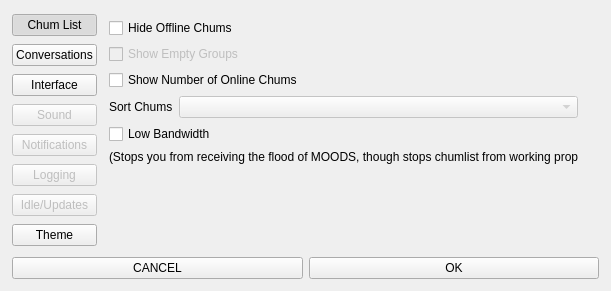
<?xml version="1.0" encoding="UTF-8"?>
<ui version="4.0">
 <class>Options</class>
 <widget class="QWidget" name="Options">
  <property name="geometry">
   <rect>
    <x>0</x>
    <y>0</y>
    <width>611</width>
    <height>291</height>
   </rect>
  </property>
  <property name="windowTitle">
   <string>Form</string>
  </property>
  <widget class="QWidget" name="verticalLayoutWidget_3">
   <property name="geometry">
    <rect>
     <x>0</x>
     <y>0</y>
     <width>611</width>
     <height>291</height>
    </rect>
   </property>
   <layout class="QVBoxLayout" name="verticalLayout_3">
    <property name="margin">
     <number>12</number>
    </property>
    <item>
     <layout class="QHBoxLayout" name="horizontalLayout">
      <item>
       <layout class="QVBoxLayout" name="verticalLayout_2">
        <item>
         <widget class="QPushButton" name="optionsButton1">
          <property name="text">
           <string>Chum List</string>
          </property>
          <property name="checkable">
           <bool>true</bool>
          </property>
          <property name="checked">
           <bool>true</bool>
          </property>
         </widget>
        </item>
        <item>
         <widget class="QPushButton" name="optionsButton2">
          <property name="text">
           <string>Conversations</string>
          </property>
          <property name="checkable">
           <bool>true</bool>
          </property>
         </widget>
        </item>
        <item>
         <widget class="QPushButton" name="optionsButton3">
          <property name="text">
           <string>Interface</string>
          </property>
          <property name="checkable">
           <bool>true</bool>
          </property>
         </widget>
        </item>
        <item>
         <widget class="QPushButton" name="optionsButton4">
          <property name="enabled">
           <bool>false</bool>
          </property>
          <property name="text">
           <string>Sound</string>
          </property>
          <property name="checkable">
           <bool>true</bool>
          </property>
         </widget>
        </item>
        <item>
         <widget class="QPushButton" name="optionsButton5">
          <property name="enabled">
           <bool>false</bool>
          </property>
          <property name="text">
           <string>Notifications</string>
          </property>
          <property name="checkable">
           <bool>true</bool>
          </property>
         </widget>
        </item>
        <item>
         <widget class="QPushButton" name="optionsButton6">
          <property name="enabled">
           <bool>false</bool>
          </property>
          <property name="text">
           <string>Logging</string>
          </property>
          <property name="checkable">
           <bool>true</bool>
          </property>
         </widget>
        </item>
        <item>
         <widget class="QPushButton" name="optionsButton7">
          <property name="enabled">
           <bool>false</bool>
          </property>
          <property name="text">
           <string>Idle/Updates</string>
          </property>
          <property name="checkable">
           <bool>true</bool>
          </property>
         </widget>
        </item>
        <item>
         <widget class="QPushButton" name="optionsButton8">
          <property name="text">
           <string>Theme</string>
          </property>
          <property name="checkable">
           <bool>true</bool>
          </property>
         </widget>
        </item>
       </layout>
      </item>
      <item>
       <layout class="QVBoxLayout" name="verticalLayout">
        <item>
         <widget class="QStackedWidget" name="stackedWidget">
          <property name="currentIndex">
           <number>0</number>
          </property>
          <widget class="QWidget" name="optionsTab1">
           <widget class="QWidget" name="verticalLayoutWidget_4">
            <property name="geometry">
             <rect>
              <x>0</x>
              <y>0</y>
              <width>481</width>
              <height>231</height>
             </rect>
            </property>
            <layout class="QVBoxLayout" name="verticalLayout_4">
             <property name="margin">
              <number>6</number>
             </property>
             <item>
              <widget class="QCheckBox" name="hideOfflineRadio">
               <property name="enabled">
                <bool>true</bool>
               </property>
               <property name="text">
                <string>Hide Offline Chums</string>
               </property>
              </widget>
             </item>
             <item>
              <widget class="QCheckBox" name="showEmptyRadio">
               <property name="enabled">
                <bool>false</bool>
               </property>
               <property name="text">
                <string>Show Empty Groups</string>
               </property>
              </widget>
             </item>
             <item>
              <widget class="QCheckBox" name="showNumberRadio">
               <property name="enabled">
                <bool>true</bool>
               </property>
               <property name="text">
                <string>Show Number of Online Chums</string>
               </property>
              </widget>
             </item>
             <item>
              <layout class="QFormLayout" name="formLayout">
               <property name="rightMargin">
                <number>0</number>
               </property>
               <item row="0" column="0">
                <widget class="QLabel" name="sortChumsLabel">
                 <property name="text">
                  <string>Sort Chums</string>
                 </property>
                </widget>
               </item>
               <item row="0" column="1">
                <widget class="QComboBox" name="sortChumsCombo">
                 <property name="enabled">
                  <bool>false</bool>
                 </property>
                </widget>
               </item>
              </layout>
             </item>
             <item>
              <widget class="QCheckBox" name="lowBandwidthRadio">
               <property name="enabled">
                <bool>true</bool>
               </property>
               <property name="text">
                <string>Low Bandwidth</string>
               </property>
              </widget>
             </item>
             <item>
              <widget class="QLabel" name="label_2">
               <property name="text">
                <string>(Stops you from receiving the flood of MOODS, though stops chumlist from working properly</string>
               </property>
              </widget>
             </item>
             <item>
              <spacer name="verticalSpacer">
               <property name="orientation">
                <enum>Qt::Vertical</enum>
               </property>
               <property name="sizeHint" stdset="0">
                <size>
                 <width>20</width>
                 <height>40</height>
                </size>
               </property>
              </spacer>
             </item>
            </layout>
           </widget>
          </widget>
          <widget class="QWidget" name="optionsTab2">
           <widget class="QWidget" name="verticalLayoutWidget_5">
            <property name="geometry">
             <rect>
              <x>0</x>
              <y>0</y>
              <width>481</width>
              <height>241</height>
             </rect>
            </property>
            <layout class="QVBoxLayout" name="verticalLayout_5">
             <property name="margin">
              <number>6</number>
             </property>
             <item>
              <widget class="QCheckBox" name="timeStampsRadio">
               <property name="text">
                <string>Time Stamps</string>
               </property>
              </widget>
             </item>
             <item>
              <widget class="QComboBox" name="clockTypeComboBox"/>
             </item>
             <item>
              <widget class="QCheckBox" name="showSecondsRadio">
               <property name="text">
                <string>Show Seconds</string>
               </property>
              </widget>
             </item>
             <item>
              <widget class="QCheckBox" name="opVoiceMemoRadio">
               <property name="enabled">
                <bool>false</bool>
               </property>
               <property name="text">
                <string>Show OP and Voice Messages in Memos</string>
               </property>
              </widget>
             </item>
             <item>
              <widget class="QCheckBox" name="animatedSmiliesRadio">
               <property name="enabled">
                <bool>false</bool>
               </property>
               <property name="text">
                <string>Use animated smilies</string>
               </property>
              </widget>
             </item>
             <item>
              <widget class="QLabel" name="label_3">
               <property name="text">
                <string>(Disable if you leave chats open for LOOOONG periods of time)</string>
               </property>
              </widget>
             </item>
             <item>
              <widget class="QCheckBox" name="randomEncountersRadio">
               <property name="enabled">
                <bool>false</bool>
               </property>
               <property name="text">
                <string>Receive Random Encounters</string>
               </property>
              </widget>
             </item>
             <item>
              <spacer name="verticalSpacer_2">
               <property name="orientation">
                <enum>Qt::Vertical</enum>
               </property>
               <property name="sizeHint" stdset="0">
                <size>
                 <width>20</width>
                 <height>40</height>
                </size>
               </property>
              </spacer>
             </item>
            </layout>
           </widget>
          </widget>
          <widget class="QWidget" name="optionsTab3">
           <widget class="QWidget" name="verticalLayoutWidget">
            <property name="geometry">
             <rect>
              <x>0</x>
              <y>0</y>
              <width>481</width>
              <height>231</height>
             </rect>
            </property>
            <layout class="QVBoxLayout" name="verticalLayout_6">
             <property name="margin">
              <number>6</number>
             </property>
             <item>
              <widget class="QCheckBox" name="tabbedConvoBox">
               <property name="text">
                <string>Tabbed Conversations</string>
               </property>
              </widget>
             </item>
             <item>
              <widget class="QCheckBox" name="tabbedMemoBox">
               <property name="text">
                <string>Tabbed Memos</string>
               </property>
              </widget>
             </item>
             <item>
              <layout class="QGridLayout" name="gridLayout">
               <property name="rightMargin">
                <number>6</number>
               </property>
               <item row="1" column="0">
                <widget class="QLabel" name="label_5">
                 <property name="text">
                  <string>Close</string>
                 </property>
                </widget>
               </item>
               <item row="0" column="0">
                <widget class="QLabel" name="label_4">
                 <property name="text">
                  <string>Minimize</string>
                 </property>
                </widget>
               </item>
               <item row="0" column="1">
                <widget class="QComboBox" name="minimizeCombo">
                 <property name="enabled">
                  <bool>false</bool>
                 </property>
                </widget>
               </item>
               <item row="1" column="1">
                <widget class="QComboBox" name="closeCombo">
                 <property name="enabled">
                  <bool>true</bool>
                 </property>
                </widget>
               </item>
              </layout>
             </item>
             <item>
              <widget class="QCheckBox" name="blinkPesterBox">
               <property name="enabled">
                <bool>false</bool>
               </property>
               <property name="text">
                <string>Blink Taskbar on Pesters</string>
               </property>
              </widget>
             </item>
             <item>
              <widget class="QCheckBox" name="blinkMemoBox">
               <property name="enabled">
                <bool>false</bool>
               </property>
               <property name="text">
                <string>Blink Taskbar on Memos</string>
               </property>
              </widget>
             </item>
             <item>
              <spacer name="verticalSpacer_3">
               <property name="orientation">
                <enum>Qt::Vertical</enum>
               </property>
               <property name="sizeHint" stdset="0">
                <size>
                 <width>20</width>
                 <height>40</height>
                </size>
               </property>
              </spacer>
             </item>
            </layout>
           </widget>
          </widget>
          <widget class="QWidget" name="optionsTab4">
           <widget class="QWidget" name="verticalLayoutWidget_2">
            <property name="geometry">
             <rect>
              <x>0</x>
              <y>0</y>
              <width>481</width>
              <height>253</height>
             </rect>
            </property>
            <layout class="QVBoxLayout" name="verticalLayout_7">
             <property name="margin">
              <number>6</number>
             </property>
             <item>
              <layout class="QGridLayout" name="gridLayout_2">
               <item row="0" column="0">
                <widget class="QCheckBox" name="soundsOnBox">
                 <property name="text">
                  <string>Sounds On</string>
                 </property>
                </widget>
               </item>
               <item row="1" column="0">
                <layout class="QFormLayout" name="formLayout_2">
                 <property name="fieldGrowthPolicy">
                  <enum>QFormLayout::AllNonFixedFieldsGrow</enum>
                 </property>
                 <item row="1" column="0">
                  <spacer name="horizontalSpacer">
                   <property name="orientation">
                    <enum>Qt::Horizontal</enum>
                   </property>
                   <property name="sizeHint" stdset="0">
                    <size>
                     <width>40</width>
                     <height>20</height>
                    </size>
                   </property>
                  </spacer>
                 </item>
                 <item row="3" column="0">
                  <spacer name="horizontalSpacer_2">
                   <property name="orientation">
                    <enum>Qt::Horizontal</enum>
                   </property>
                   <property name="sizeHint" stdset="0">
                    <size>
                     <width>40</width>
                     <height>20</height>
                    </size>
                   </property>
                  </spacer>
                 </item>
                 <item row="1" column="1">
                  <widget class="QCheckBox" name="pesterSoundsBox">
                   <property name="text">
                    <string>Pester Sounds</string>
                   </property>
                  </widget>
                 </item>
                 <item row="2" column="1">
                  <widget class="QCheckBox" name="memoSoundsBox">
                   <property name="text">
                    <string>Memo Sounds</string>
                   </property>
                  </widget>
                 </item>
                 <item row="3" column="1">
                  <layout class="QFormLayout" name="formLayout_3">
                   <item row="0" column="0">
                    <spacer name="horizontalSpacer_3">
                     <property name="orientation">
                      <enum>Qt::Horizontal</enum>
                     </property>
                     <property name="sizeHint" stdset="0">
                      <size>
                       <width>40</width>
                       <height>20</height>
                      </size>
                     </property>
                    </spacer>
                   </item>
                   <item row="0" column="1">
                    <widget class="QCheckBox" name="memoPingBox">
                     <property name="text">
                      <string>Memo Ping</string>
                     </property>
                    </widget>
                   </item>
                   <item row="1" column="1">
                    <widget class="QCheckBox" name="memoMentionBox">
                     <property name="text">
                      <string>Memo Mention (initials)</string>
                     </property>
                    </widget>
                   </item>
                   <item row="1" column="0">
                    <spacer name="horizontalSpacer_5">
                     <property name="orientation">
                      <enum>Qt::Horizontal</enum>
                     </property>
                     <property name="sizeHint" stdset="0">
                      <size>
                       <width>40</width>
                       <height>20</height>
                      </size>
                     </property>
                    </spacer>
                   </item>
                  </layout>
                 </item>
                 <item row="4" column="1">
                  <widget class="QPushButton" name="pushButton_11">
                   <property name="text">
                    <string>Edit Mentions</string>
                   </property>
                  </widget>
                 </item>
                </layout>
               </item>
              </layout>
             </item>
             <item>
              <widget class="QLabel" name="label_6">
               <property name="text">
                <string>Master Volume:</string>
               </property>
              </widget>
             </item>
             <item>
              <widget class="QSlider" name="horizontalSlider">
               <property name="orientation">
                <enum>Qt::Horizontal</enum>
               </property>
              </widget>
             </item>
             <item>
              <spacer name="verticalSpacer_4">
               <property name="orientation">
                <enum>Qt::Vertical</enum>
               </property>
               <property name="sizeHint" stdset="0">
                <size>
                 <width>20</width>
                 <height>40</height>
                </size>
               </property>
              </spacer>
             </item>
            </layout>
           </widget>
          </widget>
          <widget class="QWidget" name="optionsTab5">
           <widget class="QWidget" name="verticalLayoutWidget_6">
            <property name="geometry">
             <rect>
              <x>0</x>
              <y>0</y>
              <width>501</width>
              <height>239</height>
             </rect>
            </property>
            <layout class="QVBoxLayout" name="verticalLayout_8">
             <property name="margin">
              <number>6</number>
             </property>
             <item>
              <layout class="QGridLayout" name="gridLayout_3">
               <item row="1" column="0">
                <layout class="QFormLayout" name="formLayout_5">
                 <property name="fieldGrowthPolicy">
                  <enum>QFormLayout::AllNonFixedFieldsGrow</enum>
                 </property>
                 <item row="0" column="0">
                  <spacer name="horizontalSpacer_6">
                   <property name="orientation">
                    <enum>Qt::Horizontal</enum>
                   </property>
                   <property name="sizeHint" stdset="0">
                    <size>
                     <width>40</width>
                     <height>20</height>
                    </size>
                   </property>
                  </spacer>
                 </item>
                 <item row="0" column="1">
                  <layout class="QFormLayout" name="formLayout_4">
                   <item row="0" column="0">
                    <widget class="QLabel" name="label_7">
                     <property name="text">
                      <string>Type</string>
                     </property>
                    </widget>
                   </item>
                   <item row="0" column="1">
                    <widget class="QComboBox" name="comboBox_5"/>
                   </item>
                  </layout>
                 </item>
                 <item row="1" column="1">
                  <widget class="QCheckBox" name="signInBox">
                   <property name="text">
                    <string>Chum signs in</string>
                   </property>
                  </widget>
                 </item>
                 <item row="2" column="1">
                  <widget class="QCheckBox" name="signOutBox">
                   <property name="text">
                    <string>Chum signs out</string>
                   </property>
                  </widget>
                 </item>
                 <item row="3" column="1">
                  <widget class="QCheckBox" name="newMessagesBox">
                   <property name="text">
                    <string>New messages</string>
                   </property>
                  </widget>
                 </item>
                 <item row="4" column="1">
                  <layout class="QFormLayout" name="formLayout_6">
                   <property name="fieldGrowthPolicy">
                    <enum>QFormLayout::AllNonFixedFieldsGrow</enum>
                   </property>
                   <item row="0" column="0">
                    <spacer name="horizontalSpacer_7">
                     <property name="orientation">
                      <enum>Qt::Horizontal</enum>
                     </property>
                     <property name="sizeHint" stdset="0">
                      <size>
                       <width>40</width>
                       <height>20</height>
                      </size>
                     </property>
                    </spacer>
                   </item>
                   <item row="0" column="1">
                    <widget class="QCheckBox" name="onlyNewConvoBox">
                     <property name="text">
                      <string>Only new conversations</string>
                     </property>
                    </widget>
                   </item>
                  </layout>
                 </item>
                 <item row="5" column="1">
                  <widget class="QCheckBox" name="memoMentionsBox">
                   <property name="text">
                    <string>Memo Mentions (initials)</string>
                   </property>
                  </widget>
                 </item>
                 <item row="6" column="1">
                  <widget class="QPushButton" name="pushButton_12">
                   <property name="text">
                    <string>Edit Mentions</string>
                   </property>
                  </widget>
                 </item>
                </layout>
               </item>
               <item row="0" column="0">
                <widget class="QCheckBox" name="toastBox">
                 <property name="text">
                  <string>Toast Notifications</string>
                 </property>
                </widget>
               </item>
              </layout>
             </item>
            </layout>
           </widget>
          </widget>
          <widget class="QWidget" name="optionsTab6">
           <widget class="QWidget" name="verticalLayoutWidget_7">
            <property name="geometry">
             <rect>
              <x>0</x>
              <y>0</y>
              <width>501</width>
              <height>231</height>
             </rect>
            </property>
            <layout class="QVBoxLayout" name="verticalLayout_9">
             <property name="margin">
              <number>6</number>
             </property>
             <item>
              <widget class="QCheckBox" name="logAllPesterBox">
               <property name="text">
                <string>Log all Pesters</string>
               </property>
              </widget>
             </item>
             <item>
              <widget class="QCheckBox" name="logAllMemoBox">
               <property name="text">
                <string>Log all Memos</string>
               </property>
              </widget>
             </item>
             <item>
              <widget class="QCheckBox" name="logTimePesterBox">
               <property name="text">
                <string>Log Time Stamps for Pesters</string>
               </property>
              </widget>
             </item>
             <item>
              <widget class="QCheckBox" name="logTimeMemoBox">
               <property name="text">
                <string>Log Time Stamps for Memos</string>
               </property>
              </widget>
             </item>
             <item>
              <spacer name="verticalSpacer_5">
               <property name="orientation">
                <enum>Qt::Vertical</enum>
               </property>
               <property name="sizeHint" stdset="0">
                <size>
                 <width>20</width>
                 <height>40</height>
                </size>
               </property>
              </spacer>
             </item>
            </layout>
           </widget>
          </widget>
          <widget class="QWidget" name="optionsTab7">
           <widget class="QWidget" name="verticalLayoutWidget_8">
            <property name="geometry">
             <rect>
              <x>0</x>
              <y>0</y>
              <width>501</width>
              <height>231</height>
             </rect>
            </property>
            <layout class="QVBoxLayout" name="verticalLayout_10">
             <property name="margin">
              <number>6</number>
             </property>
             <item>
              <layout class="QFormLayout" name="formLayout_8">
               <item row="0" column="0">
                <widget class="QLabel" name="label_8">
                 <property name="text">
                  <string>Minutes before Idle:</string>
                 </property>
                </widget>
               </item>
               <item row="0" column="1">
                <widget class="QSpinBox" name="spinBox"/>
               </item>
               <item row="1" column="0">
                <widget class="QLabel" name="label_9">
                 <property name="text">
                  <string>Check for Pesterchum Updates</string>
                 </property>
                 <property name="wordWrap">
                  <bool>true</bool>
                 </property>
                </widget>
               </item>
               <item row="1" column="1">
                <widget class="QComboBox" name="comboBox_6"/>
               </item>
              </layout>
             </item>
             <item>
              <widget class="QCheckBox" name="checkForMSPABox">
               <property name="text">
                <string>Check for MPSA Updates</string>
               </property>
              </widget>
             </item>
             <item>
              <spacer name="verticalSpacer_6">
               <property name="orientation">
                <enum>Qt::Vertical</enum>
               </property>
               <property name="sizeHint" stdset="0">
                <size>
                 <width>20</width>
                 <height>40</height>
                </size>
               </property>
              </spacer>
             </item>
            </layout>
           </widget>
          </widget>
          <widget class="QWidget" name="optionsTab8">
           <widget class="QWidget" name="verticalLayoutWidget_9">
            <property name="geometry">
             <rect>
              <x>0</x>
              <y>0</y>
              <width>481</width>
              <height>231</height>
             </rect>
            </property>
            <layout class="QVBoxLayout" name="verticalLayout_11">
             <property name="margin">
              <number>6</number>
             </property>
             <item>
              <widget class="QLabel" name="label_10">
               <property name="text">
                <string>Pick a Theme:</string>
               </property>
              </widget>
             </item>
             <item>
              <widget class="QComboBox" name="themesComboBox"/>
             </item>
             <item>
              <widget class="QPushButton" name="refreshThemeButton">
               <property name="text">
                <string>Refresh current theme</string>
               </property>
              </widget>
             </item>
             <item>
              <widget class="QLabel" name="errorLabel">
               <property name="text">
                <string/>
               </property>
              </widget>
             </item>
             <item>
              <spacer name="verticalSpacer_7">
               <property name="orientation">
                <enum>Qt::Vertical</enum>
               </property>
               <property name="sizeHint" stdset="0">
                <size>
                 <width>20</width>
                 <height>40</height>
                </size>
               </property>
              </spacer>
             </item>
            </layout>
           </widget>
          </widget>
         </widget>
        </item>
       </layout>
      </item>
     </layout>
    </item>
    <item>
     <layout class="QHBoxLayout" name="horizontalLayout_2">
      <item>
       <widget class="QPushButton" name="rejectButton">
        <property name="text">
         <string>CANCEL</string>
        </property>
       </widget>
      </item>
      <item>
       <widget class="QPushButton" name="acceptButton">
        <property name="text">
         <string>OK</string>
        </property>
       </widget>
      </item>
     </layout>
    </item>
   </layout>
  </widget>
 </widget>
 <resources/>
 <connections/>
</ui>
